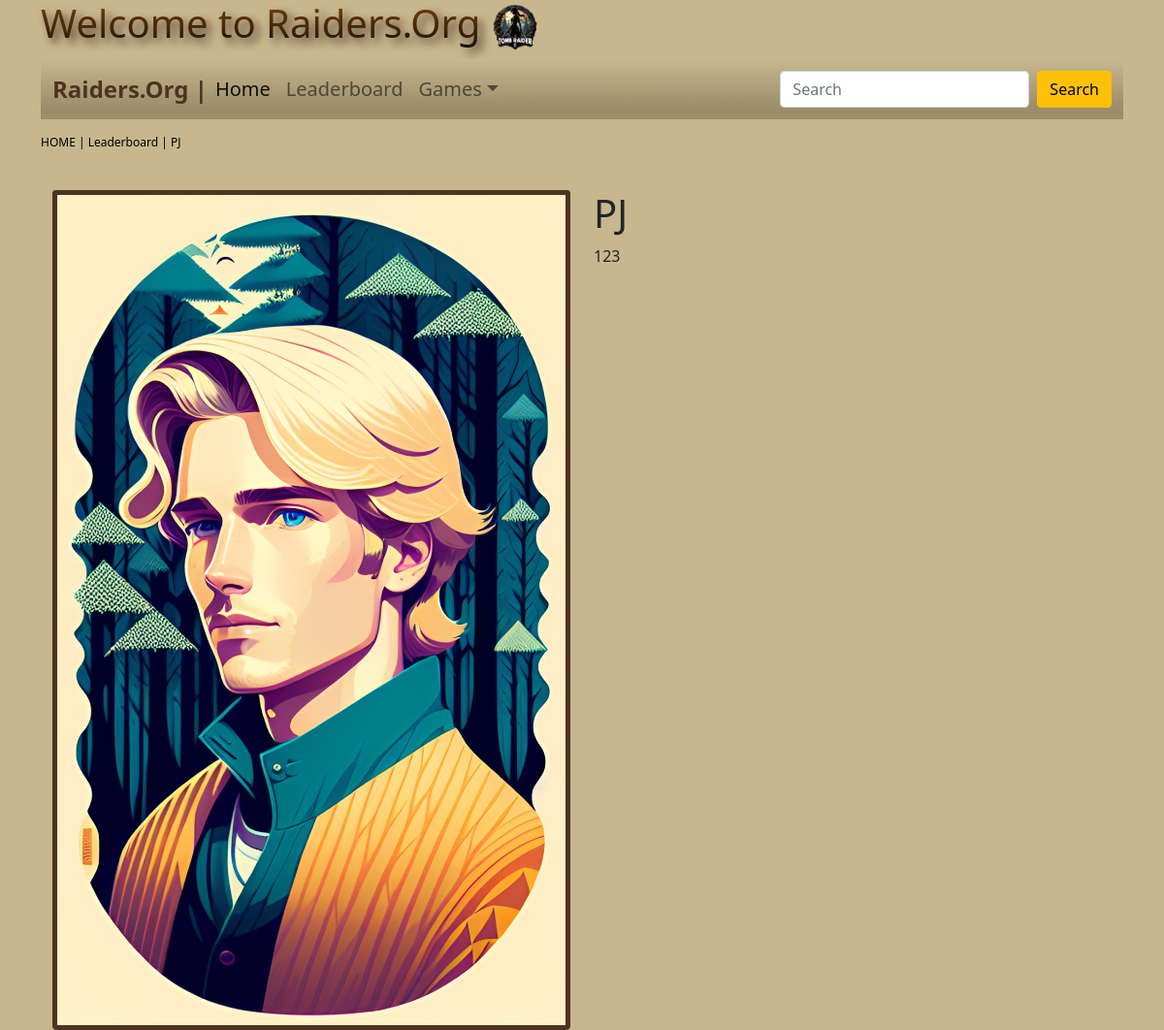
Page /profile/1/ on the earlier database version.
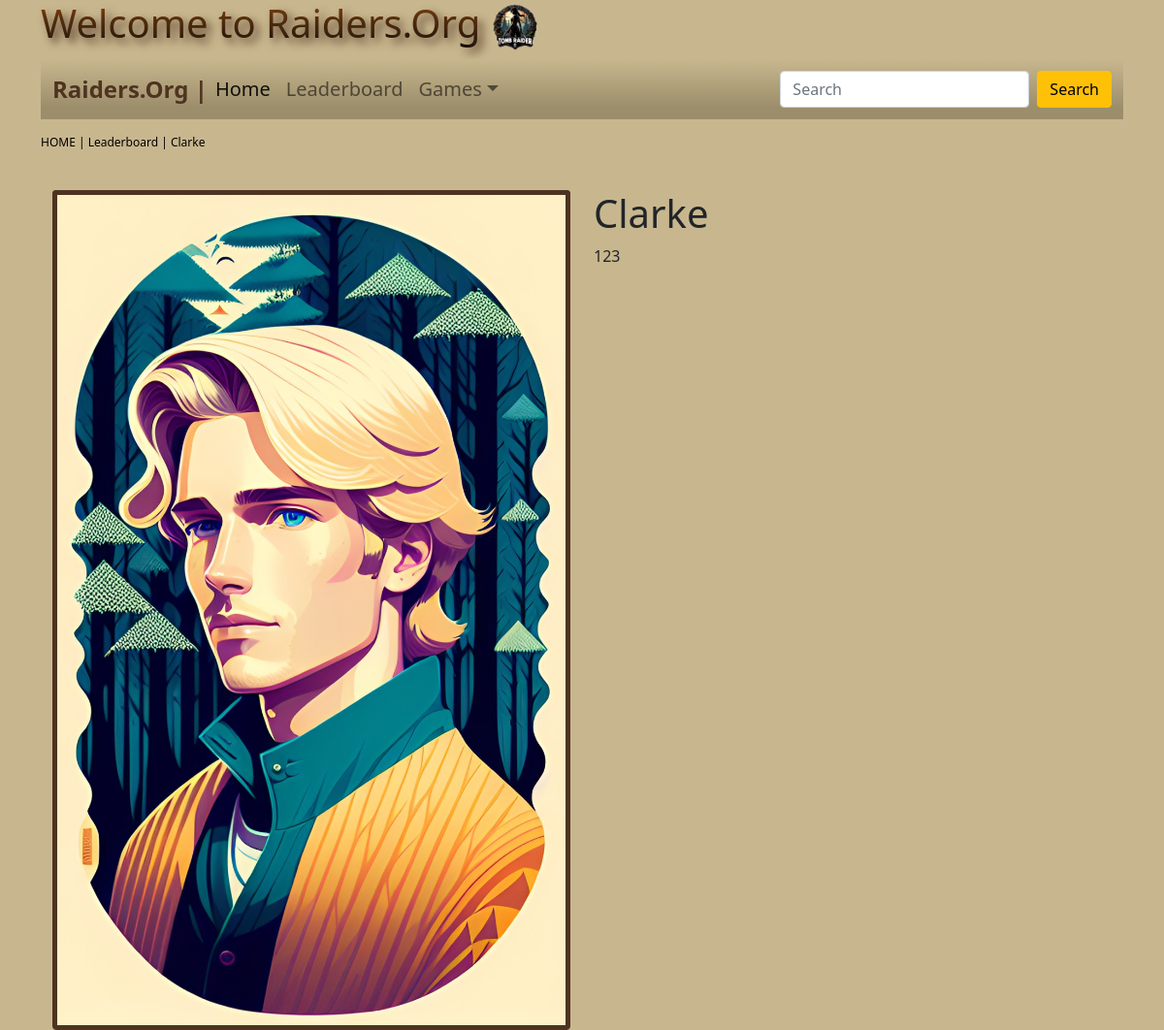
Same page on the later database version.
### players/models.py (models this page shows, shortened)
class Profile(models.Model):
    player = models.OneToOneField(
        get_user_model(),
        null=True,
        on_delete=models.CASCADE,
    )
    bio = models.CharField(max_length=255)
    fun_fact = models.CharField(max_length=255)

class CustomUser(AbstractUser):
    picture = models.ImageField(upload_to='profile_picture/', blank=True)
    picture_thumbnail = ImageSpecField(source='picture',
                                       processors=[ResizeToFill(200,200)],
                                       format='PNG',
                                       options={'quality':100})
    country = models.CharField(max_length=255, null=True, blank=True)
    points = models.PositiveBigIntegerField(default=0)

### players/views.py (the view)
# urls.py: path('profile/<int:pk>/', ProfilePageView.as_view(), name = 'profile'),
class ProfilePageView(DetailView):
    model = Profile
    template_name = 'profile.html'
    context_object_name = 'profile'  # Set the context object name to 'profile'
    def get_object(self, queryset=None):
        user_id = self.kwargs.get('pk')
        return get_object_or_404(Profile, player__id=user_id)

### games/context_processors.py (called while the page is built)
def menu_links(request):
    games = Game.objects.filter()
    return {'games': games}

### templates/profile.html (shortened to what this page needs)
{% extends 'base.html' %}
{% block content %}
{% if profile %}
<div class="row my_row_class">
    <div class="mx-auto">
        <p><a href='/'>HOME</a> | <a href='/game/leaderboard/'>Leaderboard</a> | {{profile.player.username}}</p>
    </div>
</div>
{% endif %}
  <div class="container">
    <br>
    <div class="row">
    <div class="col-12 col-sm-12 col-md-12 col-lg-6 text-center">
    <div class="mid-width: 18rem;">
    <img class="card-img-top img-thumbnail" src="{{profile.player.picture.url}}" alt="{{profile.name}}">
    </div>
    </div>
    <div class="col-12 col-sm-12 col-md-12 col-lg-6">
    <div class="left-pad">
    <h1 class="my_prod_title">{{profile.player.username}}</h1>
    <p class="text-justify my_prod_text">{{profile.bio}}</p>
{% endblock %}

Differences in the rows shown:
changed through a linked row, Profile: player.username "PJ" → "Clarke"
